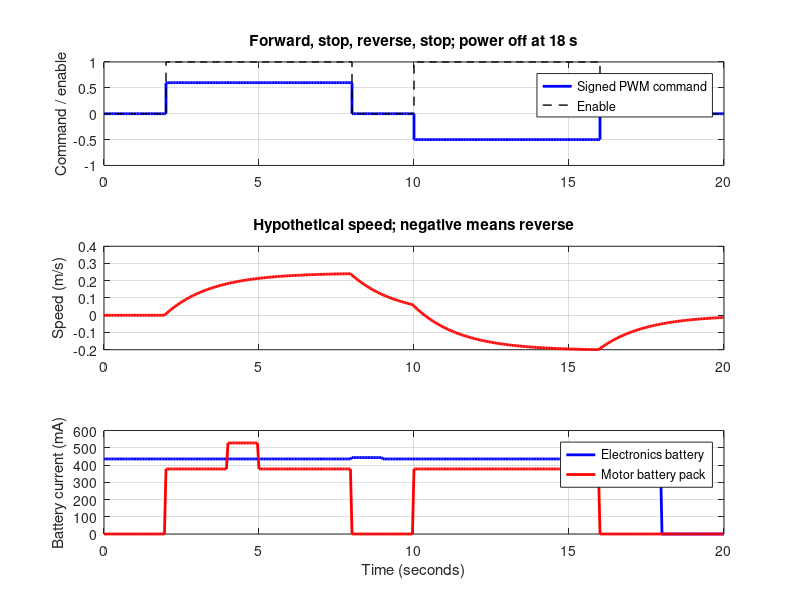

Here is the MATLAB script that generated this plot:
% Dual Motor V2: intended power and GPIO-command behavior.
% Hypothetical model; no measured torque/current/RPM or backfeed simulation.
% Charger USB is disconnected. Correct wiring is assumed.
clear;
clc;
close all;

motor_battery_V = 4.68;       % user-reported earlier; constant in model
electronics_battery_V = 3.65; % user-reported earlier; constant in model
motor_boost_V = 6.0;
electronics_boost_V = 5.0;
boost_efficiency = 0.85;      % assumed for both converters
driver_drop_V = 2.0;         % assumed conducting loss
battery_capacity_Ah = 1.0;
usable_fraction = 0.80;

% Assumed average 5 V load currents, NOT measured specifications.
electronics_base_A = 0.180 + 0.030 + 0.015 + 0.035;
headlights_A = 0.010;
buzzer_A = 0.005;
drive_running_A = 0.250;
steering_running_A = 0.100;

wheel_diameter_m = 0.065; % assumed
wheel_rpm_at_4V = 120;   % assumed loaded wheel RPM at 4 V
response_time_s = 1.5;  % assumed mechanical response

t = 0:0.05:20;
electronics_on = t < 18;
motor_switch_on = t < 18;
command = zeros(size(t));
command(t >= 2 & t < 8) = 0.60;
command(t >= 10 & t < 16) = -0.50;
enable = (command ~= 0) & electronics_on & motor_switch_on;
input1 = enable & (command > 0);
input2 = enable & (command < 0);
duty = abs(command) .* enable;
headlights_on = electronics_on;
buzzer_on = electronics_on & (t >= 8 & t < 9);
steering_active = enable & (t >= 4 & t < 5);

motor_on_voltage = max(0, motor_boost_V - driver_drop_V);
% Approximation only; PWM freewheel/current dynamics omitted.
motor_average_V = sign(command) .* duty * motor_on_voltage;
electronics_output_A = electronics_base_A .* electronics_on ...
    + headlights_A .* headlights_on + buzzer_A .* buzzer_on;
electronics_input_A = electronics_boost_V .* electronics_output_A ...
    ./ (electronics_battery_V * boost_efficiency);
% Constant current when enabled: not proportional to duty in this model.
drive_A = drive_running_A .* enable;
steering_A = steering_running_A .* steering_active;
motor_pack_A = motor_boost_V .* (drive_A + steering_A) ...
    ./ (motor_battery_V * boost_efficiency);
driver_heat_W = driver_drop_V .* (drive_A + steering_A);

target_rpm = wheel_rpm_at_4V .* motor_average_V / 4;
target_speed = pi * wheel_diameter_m .* target_rpm / 60;
speed = zeros(size(t));
for k = 2:length(t)
    dt = t(k) - t(k-1);
    speed(k) = speed(k-1) ...
        + (target_speed(k) - speed(k-1)) * dt / response_time_s;
end
position = cumtrapz(t, speed);
travelled = trapz(t, abs(speed));
electronics_used_mAh = trapz(t, electronics_input_A) / 3.6;
motor_used_mAh = trapz(t, motor_pack_A) / 3.6;
steady_output_A = electronics_base_A + headlights_A;
steady_input_A = electronics_boost_V * steady_output_A ...
    / (electronics_battery_V * boost_efficiency);
electronics_runtime_h = battery_capacity_Ah * usable_fraction ...
    / steady_input_A;

fprintf("EXAMPLE MODEL: assumed currents, RPM, and driver loss.\n\n");
fprintf("Motor voltage during PWM ON pulses: %.2f V\n", motor_on_voltage);
fprintf("Estimated peak electronics battery current: %.0f mA\n", ...
    max(electronics_input_A) * 1000);
fprintf("Estimated peak motor-pack current: %.0f mA\n", ...
    max(motor_pack_A) * 1000);
fprintf("Estimated peak driver conduction heat: %.2f W\n", max(driver_heat_W));
fprintf("Electronics charge used over 20 s: %.2f mAh\n", electronics_used_mAh);
fprintf("Motor-pack charge used over 20 s: %.2f mAh\n", motor_used_mAh);
fprintf("1000 mAh electronics runtime, steady example: %.2f h\n", ...
    electronics_runtime_h);
fprintf("Total distance travelled: %.2f m\n", travelled);
fprintf("Final signed position: %.2f m\n", position(end));
fprintf("\nStartup surges, battery sag, charging, and backfeed omitted.\n");

subplot(3, 1, 1);
stairs(t, command, "b", "linewidth", 2);
hold on;
stairs(t, double(enable), "k--", "linewidth", 1);
legend("Signed PWM command", "Enable");
ylabel("Command / enable");
title("Forward, stop, reverse, stop; power off at 18 s");
grid on;
subplot(3, 1, 2);
plot(t, speed, "r", "linewidth", 2);
ylabel("Speed (m/s)");
title("Hypothetical speed; negative means reverse");
grid on;
subplot(3, 1, 3);
plot(t, electronics_input_A * 1000, "b", "linewidth", 2);
hold on;
plot(t, motor_pack_A * 1000, "r", "linewidth", 2);
legend("Electronics battery", "Motor battery pack");
xlabel("Time (seconds)");
ylabel("Battery current (mA)");
grid on;
